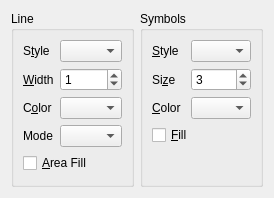
<ui version="4.0" >
 <class>CurvePropertiesView</class>
 <widget class="QWidget" name="CurvePropertiesView" >
  <property name="geometry" >
   <rect>
    <x>0</x>
    <y>0</y>
    <width>274</width>
    <height>198</height>
   </rect>
  </property>
  <property name="minimumSize" >
   <size>
    <width>250</width>
    <height>180</height>
   </size>
  </property>
  <property name="windowTitle" >
   <string>Form</string>
  </property>
  <layout class="QHBoxLayout" name="horizontalLayout" >
   <item>
    <widget class="QGroupBox" name="lineGB" >
     <property name="title" >
      <string>Line</string>
     </property>
     <layout class="QGridLayout" name="_2" >
      <item row="0" column="0" >
       <widget class="QLabel" name="label_4" >
        <property name="text" >
         <string>S&amp;tyle</string>
        </property>
        <property name="buddy" >
         <cstring>lStyleCB</cstring>
        </property>
       </widget>
      </item>
      <item row="0" column="1" >
       <widget class="QComboBox" name="lStyleCB" >
        <property name="toolTip" >
         <string>&lt;html>&lt;head>&lt;meta name="qrichtext" content="1" />&lt;style type="text/css">
p, li { white-space: pre-wrap; }
&lt;/style>&lt;/head>&lt;body style=" font-family:'Sans Serif'; font-size:10pt; font-weight:400; font-style:normal;">
&lt;p style=" margin-top:0px; margin-bottom:0px; margin-left:0px; margin-right:0px; -qt-block-indent:0; text-indent:0px;">Style of the pen used to connect the points.&lt;/p>&lt;/body>&lt;/html></string>
        </property>
       </widget>
      </item>
      <item row="1" column="0" >
       <widget class="QLabel" name="label_5" >
        <property name="text" >
         <string>&amp;Width</string>
        </property>
        <property name="buddy" >
         <cstring>lWidthSB</cstring>
        </property>
       </widget>
      </item>
      <item row="1" column="1" >
       <widget class="QSpinBox" name="lWidthSB" >
        <property name="sizePolicy" >
         <sizepolicy vsizetype="Fixed" hsizetype="Preferred" >
          <horstretch>0</horstretch>
          <verstretch>0</verstretch>
         </sizepolicy>
        </property>
        <property name="specialValueText" >
         <string>--</string>
        </property>
        <property name="minimum" >
         <number>-1</number>
        </property>
        <property name="maximum" >
         <number>10</number>
        </property>
        <property name="value" >
         <number>1</number>
        </property>
       </widget>
      </item>
      <item row="2" column="0" >
       <widget class="QLabel" name="label_6" >
        <property name="text" >
         <string>C&amp;olor</string>
        </property>
        <property name="buddy" >
         <cstring>lColorCB</cstring>
        </property>
       </widget>
      </item>
      <item row="2" column="1" >
       <widget class="QComboBox" name="lColorCB" />
      </item>
      <item row="3" column="0" >
       <widget class="QLabel" name="labelCurveStyle" >
        <property name="text" >
         <string>Mode</string>
        </property>
       </widget>
      </item>
      <item row="3" column="1" >
       <widget class="QComboBox" name="cStyleCB" >
        <property name="toolTip" >
         <string>&lt;html>&lt;head>&lt;meta name="qrichtext" content="1" />&lt;style type="text/css">
p, li { white-space: pre-wrap; }
&lt;/style>&lt;/head>&lt;body style=" font-family:'Sans Serif'; font-size:10pt; font-weight:400; font-style:normal;">
&lt;p style=" margin-top:0px; margin-bottom:0px; margin-left:0px; margin-right:0px; -qt-block-indent:0; text-indent:0px;">Connector mode: how the data points are connected (steps, straight lines,...)&lt;/p>&lt;/body>&lt;/html></string>
        </property>
       </widget>
      </item>
      <item row="4" column="0" colspan="2" >
       <widget class="QCheckBox" name="cFillCB" >
        <property name="text" >
         <string>&amp;Area Fill</string>
        </property>
        <property name="tristate" >
         <bool>true</bool>
        </property>
       </widget>
      </item>
     </layout>
    </widget>
   </item>
   <item>
    <widget class="QGroupBox" name="symbolGB" >
     <property name="title" >
      <string>Symbols</string>
     </property>
     <layout class="QGridLayout" name="_3" >
      <item row="0" column="0" >
       <widget class="QLabel" name="label" >
        <property name="text" >
         <string>&amp;Style</string>
        </property>
        <property name="buddy" >
         <cstring>sStyleCB</cstring>
        </property>
       </widget>
      </item>
      <item row="0" column="1" >
       <widget class="QComboBox" name="sStyleCB" />
      </item>
      <item row="1" column="0" >
       <widget class="QLabel" name="label_2" >
        <property name="text" >
         <string>Si&amp;ze</string>
        </property>
        <property name="buddy" >
         <cstring>sSizeSB</cstring>
        </property>
       </widget>
      </item>
      <item row="1" column="1" >
       <widget class="QSpinBox" name="sSizeSB" >
        <property name="specialValueText" >
         <string>--</string>
        </property>
        <property name="minimum" >
         <number>-1</number>
        </property>
        <property name="maximum" >
         <number>10</number>
        </property>
        <property name="singleStep" >
         <number>1</number>
        </property>
        <property name="value" >
         <number>3</number>
        </property>
       </widget>
      </item>
      <item row="2" column="0" >
       <widget class="QLabel" name="label_3" >
        <property name="text" >
         <string>&amp;Color</string>
        </property>
        <property name="buddy" >
         <cstring>sColorCB</cstring>
        </property>
       </widget>
      </item>
      <item row="2" column="1" >
       <widget class="QComboBox" name="sColorCB" />
      </item>
      <item row="3" column="0" colspan="2" >
       <widget class="QCheckBox" name="sFillCB" >
        <property name="text" >
         <string>&amp;Fill</string>
        </property>
        <property name="tristate" >
         <bool>true</bool>
        </property>
       </widget>
      </item>
      <item row="4" column="0" colspan="2" >
       <spacer>
        <property name="orientation" >
         <enum>Qt::Vertical</enum>
        </property>
        <property name="sizeHint" stdset="0" >
         <size>
          <width>111</width>
          <height>16</height>
         </size>
        </property>
       </spacer>
      </item>
     </layout>
    </widget>
   </item>
  </layout>
 </widget>
 <resources/>
 <connections/>
</ui>
